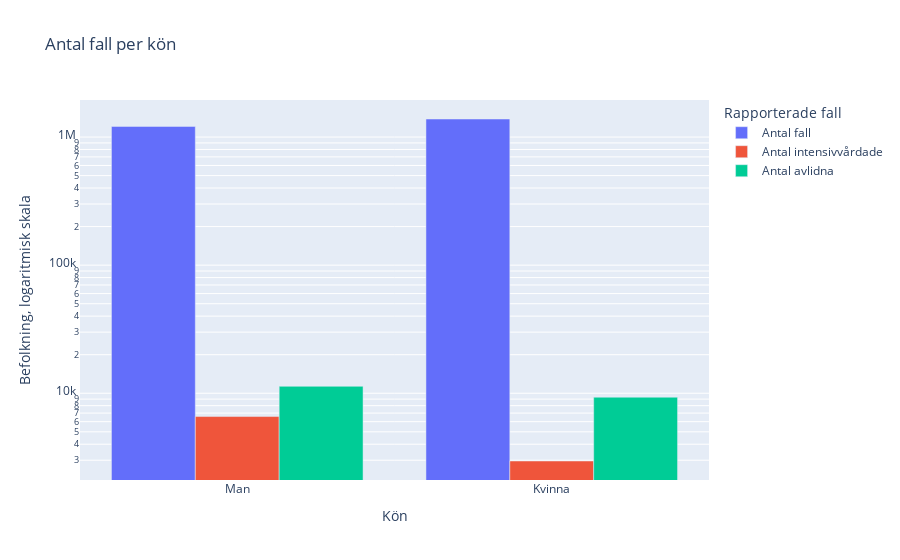

Notebook code cell kept with this figure:
### Code cell
fig = px.bar(
    df,
    y=["Antal fall", "Antal intensivvårdade", "Antal avlidna"],
    x="Kön",
    labels = {"value": "Befolkning, logaritmisk skala", "variable": "Rapporterade fall"},
    barmode="group",
    title = "Antal fall per kön",
    log_y =True

)
fig.show()
fig.write_html("Visualiseringar/antal_fall_per_kön_KPI.html")

### Figure 1 — Plotly figure (JSON) as saved in the notebook; plotly's stock layout.template omitted (floating-point values rounded to 4 significant figures)
{"data": [{"alignmentgroup": "True", "hovertemplate": "Rapporterade fall=Antal fall<br>Kön=%{x}<br>Befolkning, logaritmisk skala=%{y}<extra></extra>", "legendgroup": "Antal fall", "marker": {"color": "#636efa", "pattern": {"shape": ""}}, "name": "Antal fall", "offsetgroup": "Antal fall", "orientation": "v", "showlegend": true, "textposition": "auto", "type": "bar", "x": ["Man", "Kvinna"], "xaxis": "x", "y": [1211237, 1383473], "yaxis": "y"}, {"alignmentgroup": "True", "hovertemplate": "Rapporterade fall=Antal intensivvårdade<br>Kön=%{x}<br>Befolkning, logaritmisk skala=%{y}<extra></extra>", "legendgroup": "Antal intensivvårdade", "marker": {"color": "#EF553B", "pattern": {"shape": ""}}, "name": "Antal intensivvårdade", "offsetgroup": "Antal intensivvårdade", "orientation": "v", "showlegend": true, "textposition": "auto", "type": "bar", "x": ["Man", "Kvinna"], "xaxis": "x", "y": [6579, 2959], "yaxis": "y"}, {"alignmentgroup": "True", "hovertemplate": "Rapporterade fall=Antal avlidna<br>Kön=%{x}<br>Befolkning, logaritmisk skala=%{y}<extra></extra>", "legendgroup": "Antal avlidna", "marker": {"color": "#00cc96", "pattern": {"shape": ""}}, "name": "Antal avlidna", "offsetgroup": "Antal avlidna", "orientation": "v", "showlegend": true, "textposition": "auto", "type": "bar", "x": ["Man", "Kvinna"], "xaxis": "x", "y": [11331, 9315], "yaxis": "y"}], "layout": {"barmode": "group", "legend": {"title": {"text": "Rapporterade fall"}, "tracegroupgap": 0}, "title": {"text": "Antal fall per kön"}, "xaxis": {"anchor": "y", "domain": [0, 1], "title": {"text": "Kön"}}, "yaxis": {"anchor": "x", "domain": [0, 1], "title": {"text": "Befolkning, logaritmisk skala"}, "type": "log"}}}
